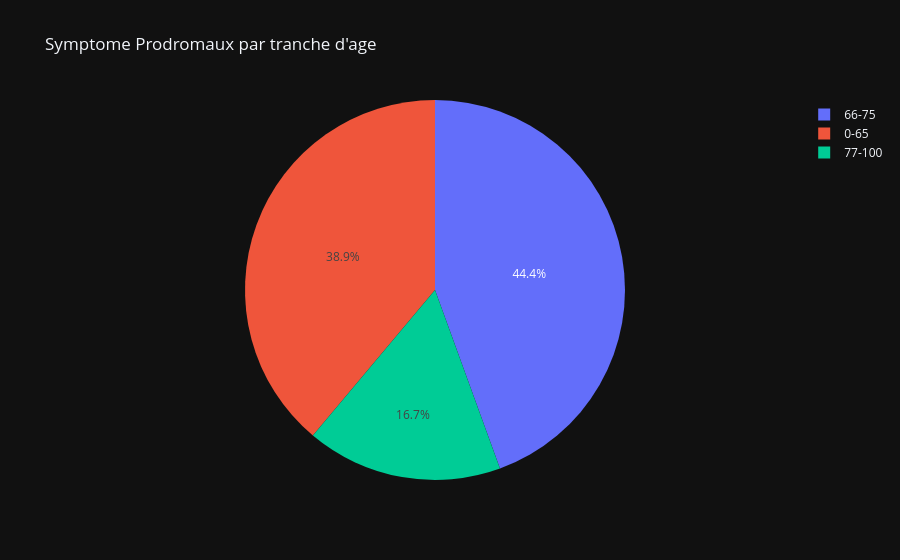

Notebook code cell kept with this figure:
### Code cell
import plotly.express as px
fig = px.pie(
    counts,
    values='counts',
    names='Tranche_age',
    title= "Symptome Prodromaux par tranche d'age"
)
fig.show()

### Figure 1 — Plotly figure (JSON) as saved in the notebook; plotly's stock layout.template omitted (floating-point values rounded to 4 significant figures)
{"data": [{"domain": {"x": [0.0, 1.0], "y": [0.0, 1.0]}, "hovertemplate": "Tranche_age=%{label}<br>counts=%{value}<extra></extra>", "labels": ["66-75", "0-65", "77-100"], "legendgroup": "", "name": "", "showlegend": true, "values": [16, 14, 6], "type": "pie"}], "layout": {"legend": {"tracegroupgap": 0}, "title": {"text": "Symptome Prodromaux par tranche d'age"}}}
